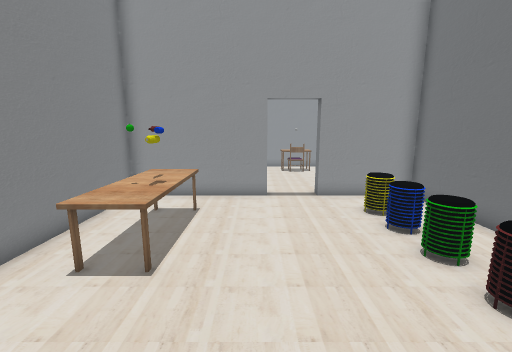
[1] (above)

12 first-person views from a walk through a Unity game level. The camera is 1.5 m above the floor, tilts 10° down and sees 90° across. Doors are open. The floor is counted in squares, 0.5 m on a side. Each view is taken from the middle of a square. On the plan, view 1 faces up. The plan holds only what a view shows up to about 19 squares ahead; the rest is blank. The place goes on beyond the plan. The player is left out. Some surface patterns are stand-ins.

[2]
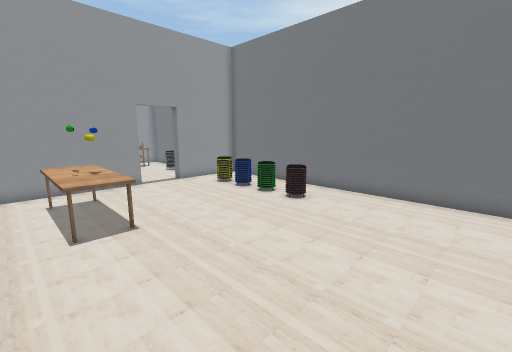

[3]
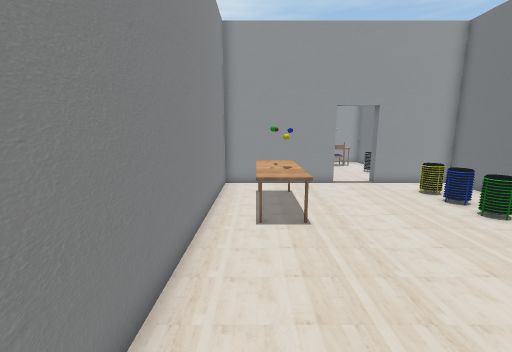

[4]
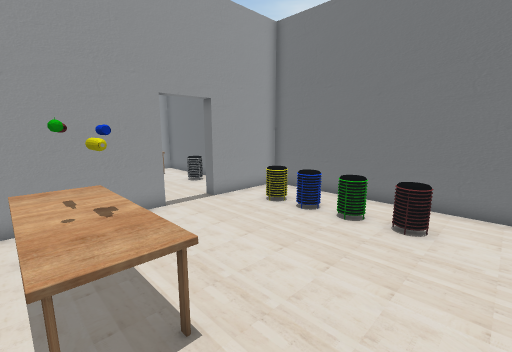

[5]
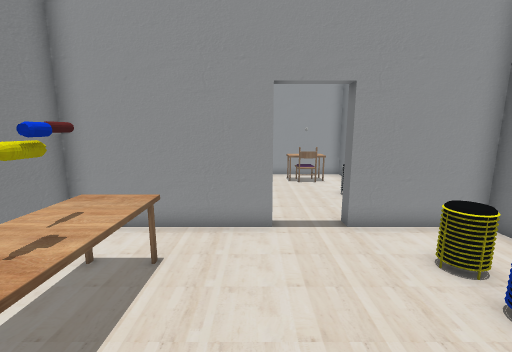

[6]
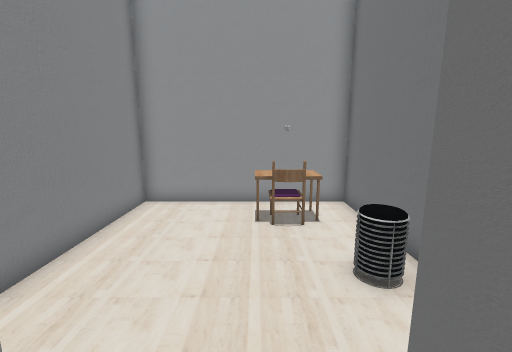

[7]
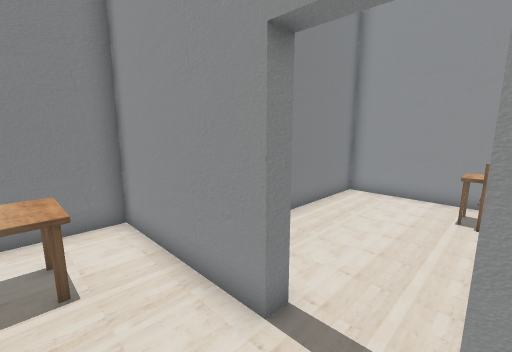

[8]
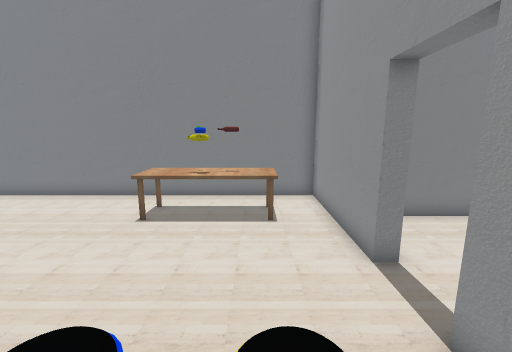

[9]
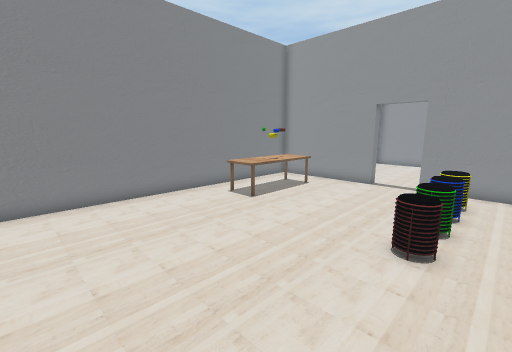

[10]
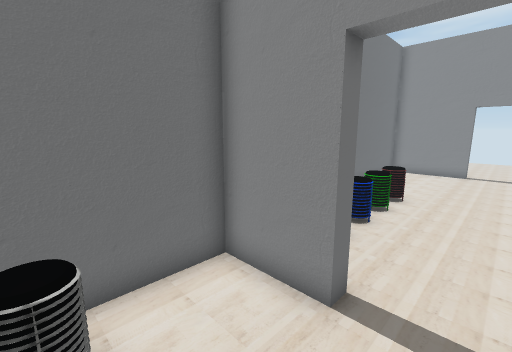

[11]
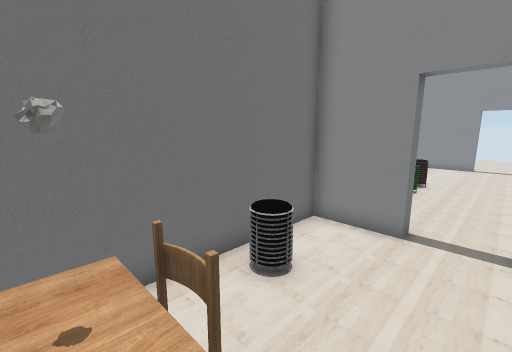

[12]
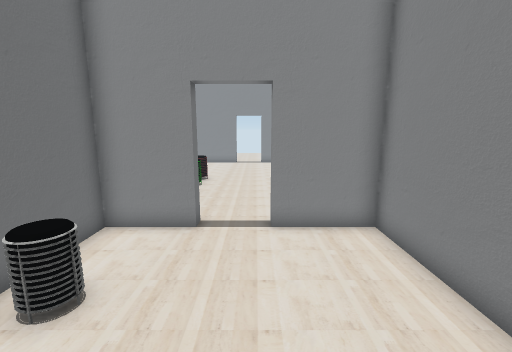

### Floor plan
Points are (right, up) in squares from view 1. A wall is a line through its corners. A room is listed if a view was taken in it or the views show most of it. See-through windows are left out.
Room 1 (views 1, 2, 3, 4, 5, 6, 7, 8, 9)
walls: (0.5, 11.7) (-5.8, 11.7) (-5.8, -3.2); (7.2, -3.5) (7.2, 11.7) (2.9, 11.7)
ways out: open door at (2, 12) to room 2
objects: other object (-4, 5) to (-2, 10); other object (-3, 7); other object (4, 4) to (5, 4); other object (4, 5) to (5, 6); other object (4, 7) to (5, 8); other object (4, 9) to (5, 10)
Room 2 (views 10, 11, 12)
walls: (2.9, 12.3) (5.8, 12.3) (5.8, 21.7) (-2.8, 21.7) (-2.8, 12.3) (0.5, 12.3)
ways out: open door at (2, 12) to room 1
objects: other object (2, 19) to (2, 20); other object (3, 19); other object (3, 20); other object (4, 16) to (5, 16); other object (4, 19) to (4, 20)

Positions as (right, up) in squares from view 1, and headings:
1: (0, 0), facing up
2: (-5, -3), facing up-right
3: (-4, -3), facing up
4: (-4, 2), facing up-right
5: (0, 4), facing up
6: (2, 11), facing up
7: (3, 9), facing up-left
8: (6, 9), facing left
9: (6, -3), facing up-left
10: (1, 16), facing down-right
11: (1, 20), facing down-right
12: (1, 20), facing down
